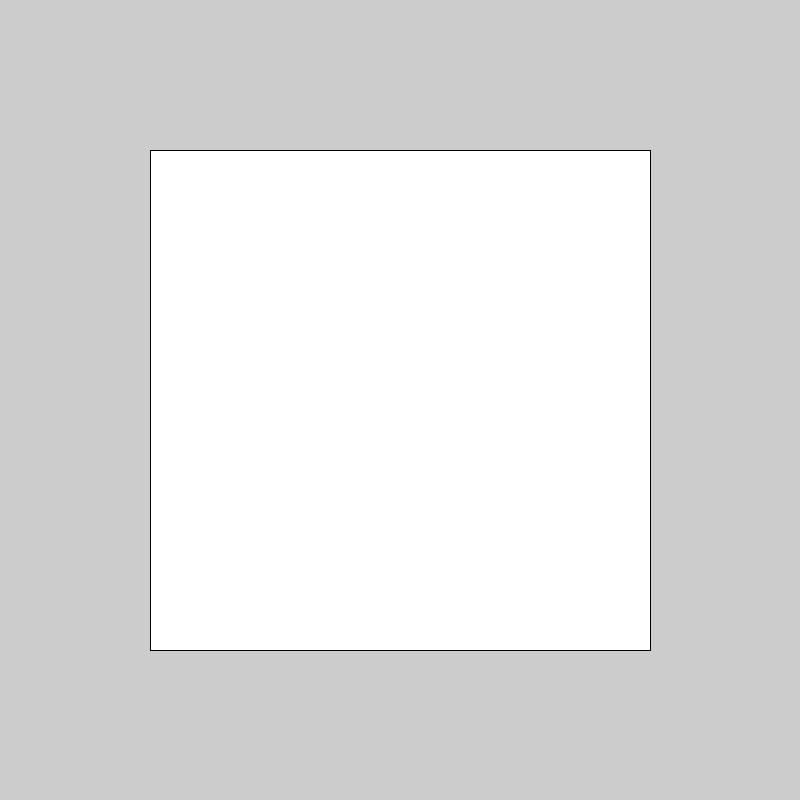
Frame 1 (no input)
Frame 60 (the mouse pressed at the canvas centre just before this capture): identical to frame 1, image omitted
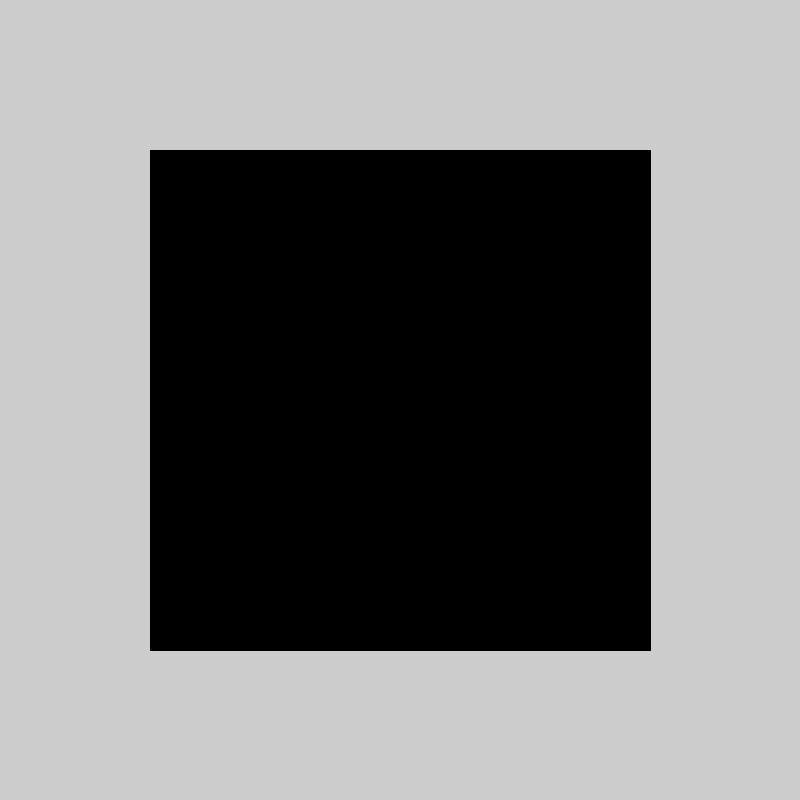
Frame 120 (the mouse held since frame 60 and released just before this capture)

The Processing sketch that drew these frames (run headless with seeded random() and noise(); from frame 60 on, the mouse is pressed at the canvas centre):

// Processing sketch: code_05_24
// ── code_05_24.pde
int x = 150;
int y = 150;
int w = 500;
int h = 500;

void setup(){
  size(800, 800);
}

void draw(){
  background(204);
  
  if((mouseX > x) && (mouseX < x + w) &&
  (mouseY > y) && (mouseY < y+h)){
    fill(0);
    }else{
    fill(255);
    }
    rect(x, y, w, h);
  }
